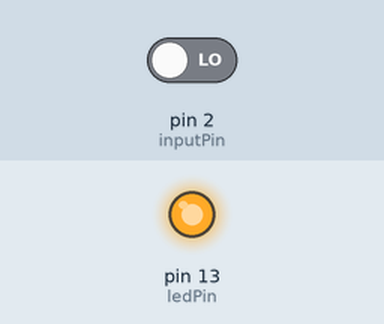
This sketch was run on a simulated Arduino Uno, built with avr-gcc and run on an emulated ATmega328P. Parts: output pins drawn as LEDs (lit = HIGH). Inputs (shaded band) come from the test bench; at power-on: pin 2 (inputPin) LOW.

Above: at 1.2 s.
1.3 s: pin 2 (inputPin) driven HIGH
At 1.7 s:
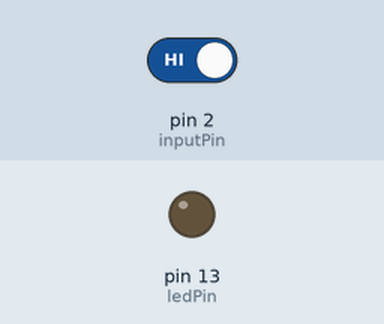
2.8 s: pin 2 (inputPin) driven LOW
At 4.1 s:
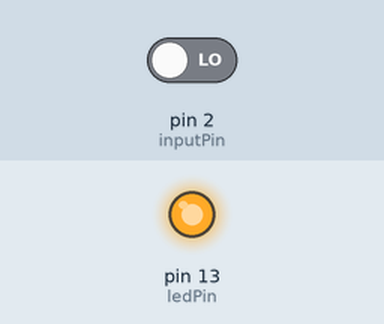
Timing chart, 0 to 5.8 s (numbered marks = the images above; inputs shaded):
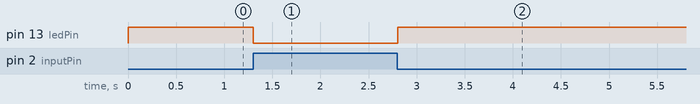

Measured:
- after the input at 1.3 s, pin 13 (ledPin): HIGH → LOW at once
- after the input at 2.8 s, pin 13 (ledPin): LOW → HIGH at once

The sketch:

magnet.ino
```cpp
int ledPin = 13; // choose the pin for the LED
int inputPin = 2; // choose the input pin
int val = 0; // variable for reading the pin status
void setup() {
  pinMode(ledPin, OUTPUT); // declare LED as output
  pinMode(inputPin, INPUT); // declare pushbutton as input
}
void loop(){
  val = digitalRead(inputPin); // read input value
  if (val == HIGH) { // check if the input is HIGH
    Serial.println("MAG");
    digitalWrite(ledPin, LOW); // turn LED OFF
  } else {
    digitalWrite(ledPin, HIGH); // turn LED ON
    Serial.println("NO");
  }
  delay(50);
}
```
